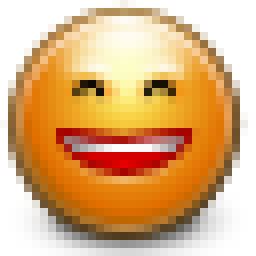
#> input picture python/pyqt/test.png, 32 x 32 px, found by its file name (shown 8 times larger)
$ python split.py   (Python 2 division)
#> lines starting #> are read from the running program, lines starting #| are printed output that depends on the picture
#!/usr/bin/env python
# -*- coding: utf-8 -*-

# Copyright (c) 2012 Jérémie DECOCK (http://www.jdhp.org)

# Permission is hereby granted, free of charge, to any person obtaining a copy
# of this software and associated documentation files (the "Software"), to deal
# in the Software without restriction, including without limitation the rights
# to use, copy, modify, merge, publish, distribute, sublicense, and/or sell
# copies of the Software, and to permit persons to whom the Software is
# furnished to do so, subject to the following conditions:

# The above copyright notice and this permission notice shall be included in
# all copies or substantial portions of the Software.

# THE SOFTWARE IS PROVIDED "AS IS", WITHOUT WARRANTY OF ANY KIND, EXPRESS OR
# IMPLIED, INCLUDING BUT NOT LIMITED TO THE WARRANTIES OF MERCHANTABILITY,
# FITNESS FOR A PARTICULAR PURPOSE AND NONINFRINGEMENT. IN NO EVENT SHALL THE
# AUTHORS OR COPYRIGHT HOLDERS BE LIABLE FOR ANY CLAIM, DAMAGES OR OTHER
# LIABILITY, WHETHER IN AN ACTION OF CONTRACT, TORT OR OTHERWISE, ARISING FROM,
# OUT OF OR IN CONNECTION WITH THE SOFTWARE OR THE USE OR OTHER DEALINGS IN
# THE SOFTWARE.

import Image

def main():
    """Main function"""

    img = Image.open("test.png")  # It works also with .jpg, ...
#> img is the input picture: PIL image 32x32 RGBA; mean R, G, B, A 157, 111.7, 60.2, 170.3

    # Split RVBA channels
    r, g, b, a = img.split()
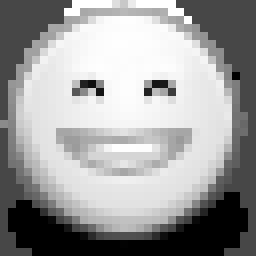
#> r: PIL image 32x32 L (shown 8 times larger); min 0, max 255, mean 157
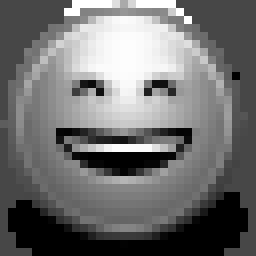
#> g: PIL image 32x32 L (shown 8 times larger); min 0, max 255, mean 111.7
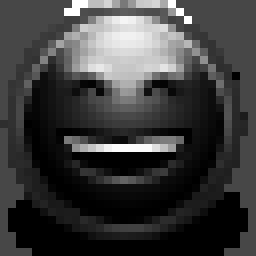
#> b: PIL image 32x32 L (shown 8 times larger); min 0, max 255, mean 60.2
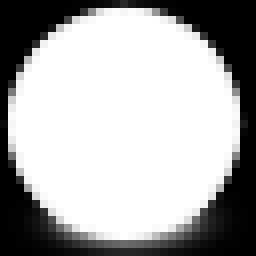
#> a: PIL image 32x32 L (shown 8 times larger); min 0, max 255, mean 170.3

    # Print the image as a list of numbers
    print "Red channel:", list(r.getdata())
#> (printed output is left out)
    print "Green channel:", list(g.getdata())
#> (printed output is left out)
    print "Blue channel:", list(b.getdata())
    print "Alpha channel:", list(a.getdata())

if __name__ == '__main__':
    main()
